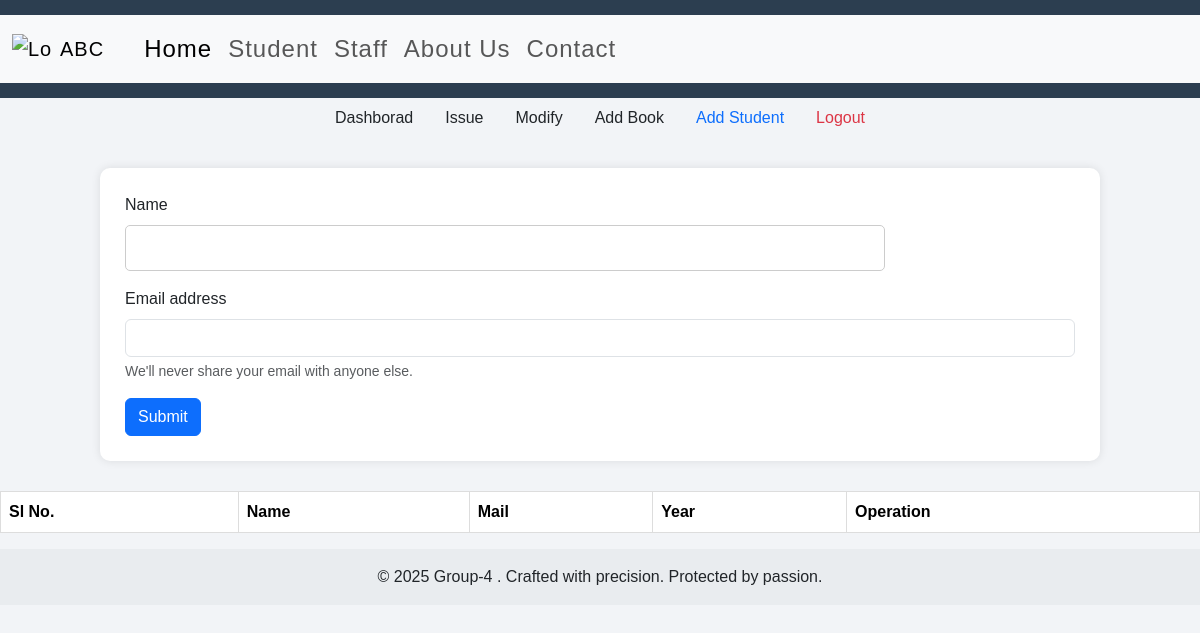
/addstu, run on an earlier commit of the app's database.
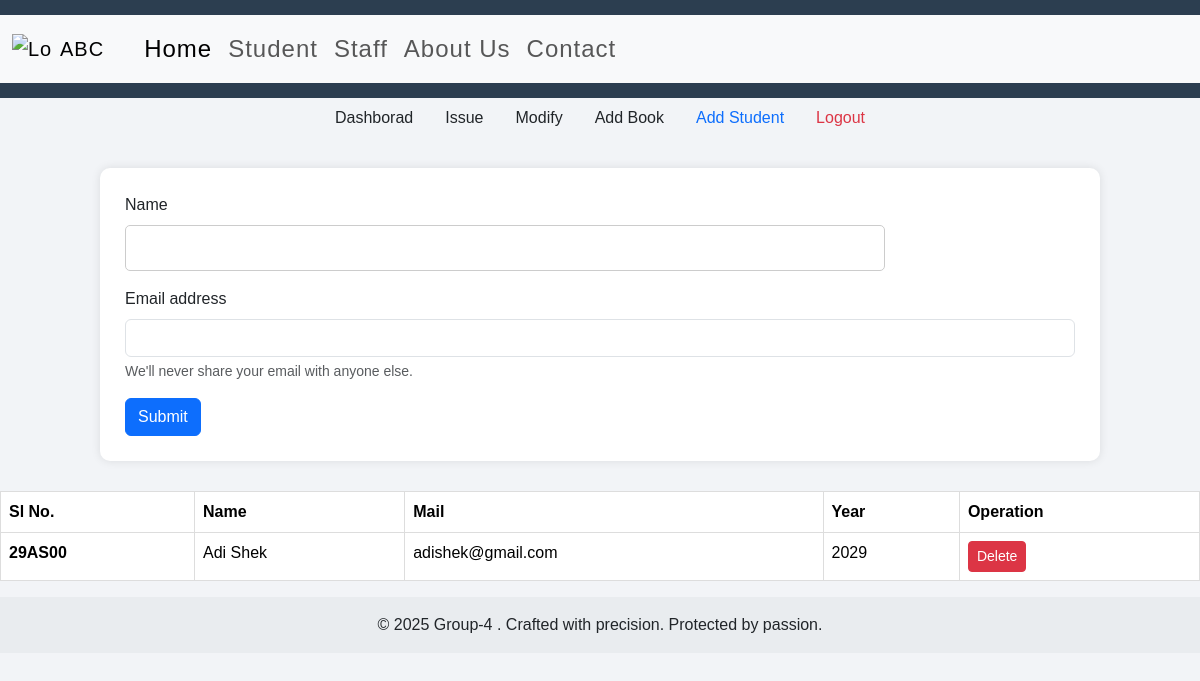
And on a later commit of the database.
### app.py (models this page shows)
class Student(db.Model):
    id = db.Column(db.String(6),primary_key=True)
    name = db.Column(db.String(50))
    passout = db.Column(db.Integer)
    mail = db.Column(db.String(75))

### app.py (the view, shortened to what this page needs)
@app.route("/addstu",methods=["POST","GET"])
def Add_Student():
    all_stu = Student.query.all()
    return render_template("addstu.html",stus=all_stu)

### templates/addstu.html (shortened to what this page needs)
{% extends "base.html" %}
{% block b %}
<ul class="nav justify-content-center">
  <li class="nav-item">
    <a class="nav-link text-dark" href="/dashboard">Dashborad</a>
  </li>
  <li class="nav-item">
    <a class="nav-link text-dark" href="/issue">Issue</a>
  </li>
  <li class="nav-item">
    <a class="nav-link text-dark" href="/modify">Modify</a>
  </li>
  <li class="nav-item">
    <a class="nav-link text-dark" href="/add_book">Add Book</a>
  </li>
  <li class="nav-item">
    <a class="nav-link active" href="/addstu">Add Student</a>
  </li>
  <li class="nav-item">
    <a class="nav-link text-danger" href="/logout">Logout</a>
  </li>
</ul>
<div class="container">
<form method="post" action="/addstu">
  <div class="mb-3">
    <label class="form-label">Name</label>
    <input type="text" name="name" class="form-control">
  </div>
  <div class="mb-3">
    <label class="form-label">Email address</label>
    <input type="email" name="mail" class="form-control">
    <div class="form-text">We'll never share your email with anyone else.</div>
  </div>
  <button type="submit" class="btn btn-primary">Submit</button>
</form>
</div>
<table class="table">
  <thead>
    <tr>
      <th scope="col">Sl No.</th>
      <th scope="col">Name</th>
      <th scope="col">Mail</th>
      <th scope="col">Year</th>
      <th scope="col">Operation</th>
    </tr>
  </thead>
  <tbody>
    {% for stu in stus %}
    <tr>
      <th scope="row">{{stu.id}}</th>
      <td>{{stu.name}}</td>
      <td>{{stu.mail}}</td>
      <td>{{stu.passout}}</td>
      <td><a href="/delstu/{{stu.id}}" type="button" class="btn btn-sm btn-danger">Delete</a></td>
    </tr>
    {% endfor %}
  </tbody>
</table>
{% endblock b %}

What changed in the data, as far as the page shows it:
added Student: id "29AS00", name "Adi Shek", mail "adishek@gmail.com", passout "2029"
